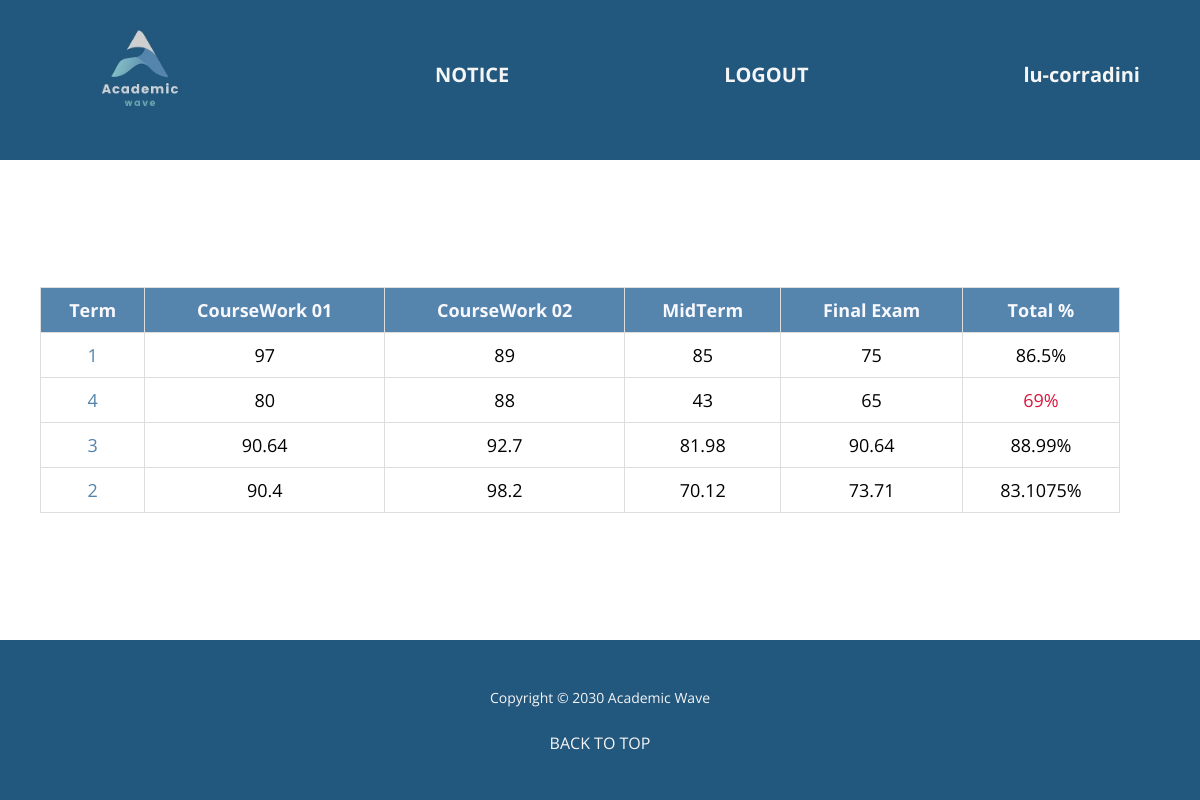
The app's page /studentGrades.php (signed in) with its own data.
### tables this page shows
CREATE TABLE `grades` (
  `gradeId` int(11) NOT NULL,
  `stuId` int(11) DEFAULT NULL,
  `courseId` int(11) DEFAULT NULL,
  `term` int(11) NOT NULL,
  `courseWork_1` float(4,2) DEFAULT NULL,
  `courseWork_2` float(4,2) DEFAULT NULL,
  `midTerm` float(4,2) DEFAULT NULL,
  `finalExam` float(4,2) DEFAULT NULL
);

### inc/Utilities/PDOServices.class.php (called while the page is built, shortened)
<?php
class PDOServices  {
    private $host = DB_HOST;
    private $user = DB_USER;
    private $password = DB_PASS;
    private $dbname = DB_NAME;
    private $className = "";
    private $stmt = "";
    private $pdo = "";
    public function __construct(string $className)  {
            $this->className = $className;
            $this->dsn = 'mysql:host='. $this->host .';dbname='.$this->dbname;
            $options = array(
                PDO::ATTR_PERSISTENT => true,
                PDO::ATTR_ERRMODE => PDO::ERRMODE_EXCEPTION
            );
            try {
                $this->pdo = new PDO($this->dsn, $this->user, $this->password, $options);
            } catch (Exception $ex) {
                $this->error = $ex->getMessage();
                echo $this->error;
        }
    }
    public function query(string $query)    {
        $this->stmt  = $this->pdo->prepare($query);
    }
    public function bind($param, $value, $type = null){
        if (is_null($type)) {
            switch (true) {
                case is_int($value):
                $type = PDO::PARAM_INT;
                break;
                }
        }
        $this->stmt->bindValue($param, $value, $type);
    }
    public function execute($data = null)   {
        if (is_null($data)) {
            return $this->stmt->execute();
        } else {
            return $this->stmt->execute($data);
        }
    }
    public function getResultSet()  {
        return $this->stmt->fetchAll(PDO::FETCH_CLASS, $this->className);
    }
}
?>

### inc/Utilities/DAO/GradesDAO.class.php (called while the page is built, shortened)
<?php
class GradesDAO {
    private static $db;
    public static function init(){
        self::$db = new PDOServices("Grades");
    }
    public static function getStudentGrades( $stuId ){
        $sql = "SELECT * FROM grades WHERE stuId = :stuId";
        self::$db->query($sql);
        self::$db->bind(':stuId', $stuId);
        self::$db->execute();
        return self::$db->getResultSet();
    }
}

### inc/Entities/Students.class.php (called while the page is built, shortened)
<?php
class Students{
    private int $stuId;
    public function getStudentId(){
        return $this->stuId;
    }
}

### inc/Entities/Grades.class.php (called while the page is built, shortened)
<?php
class Grades {
    private int $term;
    private float $courseWork_1;
    private float $courseWork_2;
    private float $midTerm;
    private float $finalExam;
    public function getTerm(){
        return $this->term;
    }
    public function getCourseWork_1(){
        return $this->courseWork_1;
    }
    public function getCourseWork_2(){
        return $this->courseWork_2;
    }
    public function getMidTerm(){
        return $this->midTerm;
    }
    public function getFinalExam(){
        return $this->finalExam;
    }
}

### inc/Student_page.class.php (the view, shortened to what this page needs)
<?php
class Student_Page{
    public static function studentHead($css){
        $studentHead = '
        <!DOCTYPE html>
        <html lang="en">
        <head>
            <meta charset="UTF-8">
            <meta http-equiv="X-UA-Compatible" content="IE=edge">
            <meta name="viewport" content="width=device-width, initial-scale=1.0">
            <title>Student Login Page</title>
            <link rel="stylesheet" href="./css/'.$css.'">
        </head>
        <body>
        ';
        return $studentHead;
    }
    public static function studentGrades($studentGrades){
        $gradesTable = '
            <main>
            <table class="studentGrades-Table">
            <thead>
                <tr>
                    <th>Term</th>
                    <th>CourseWork 01</th>
                    <th>CourseWork 02</th>
                    <th>MidTerm</th>
                    <th>Final Exam</th>
                    <th> Total % </th>
                </tr>
            </thead>
            <tbody>';
            $gradesRows = '';
            foreach($studentGrades as $grade) {
                $gradesRows .= self::gradesRow($grade);
            }
            $gradesTable .= $gradesRows;
            $gradesTable .= '
            </tbody>
        </table>
        ';
        return $gradesTable;
    }
    public static function gradesRow($grade) {
        $average = ($grade->getCourseWork_1() + $grade->getCourseWork_2() + $grade->getMidTerm() + $grade->getFinalExam()) / 4;
        $averagePercentage = ($average / 100) * 100;
        $color = ($averagePercentage < 70) ? 'crimson' : '';
        $gradesRow = '
            <tr>
            <td>'.$grade->getTerm().'</td>
                <td>'.$grade->getCourseWork_1().'</td>
                <td>'.$grade->getCourseWork_2().'</td>
                <td>'.$grade->getMidTerm().'</td>
                <td>'.$grade->getFinalExam().'</td>
                <td style="color:'.$color.'">'.$averagePercentage.'%</td>
            </tr>
        ';
        return $gradesRow;
    }
    public static function studentFooter(){
        $studentFooter = '
            </main>
            </body>
        </html>
        ';
        return $studentFooter;
    }
}
?>

### css/studentGrades.css (style rules this page uses)
* { margin: unset; padding: 0; font-family: 'Montserrat', sans-serif; }
html, body { height: 100%; margin: 0; padding: 0; display: flex; flex-direction: column; }
main { flex: 1; font-size: 18px; display: flex; flex-direction: column; justify-content: center; align-items: center; width: 90%; padding-left: 5vh; padding-top: 5vh; padding-bottom: 5vh; }
.studentGrades-Table { text-align: center; width: 100%; border-collapse: collapse; }
.studentGrades-Table th, .studentGrades-Table td { padding: 10px; border: 1px solid #ddd; }
.studentGrades-Table th { background-color: #5584AC; color: ghostwhite; text-align: center; }
.studentGrades-Table td:first-child { color: #5584AC; }

### css/home-style.css (style rules this page uses)
* { padding: 0; margin: 0; font-family: 'Montserrat', sans-serif; }

### css/headerfooter.css (style rules this page uses)
* { margin: 0; padding: 0; font-family: "Open Sans", sans-serif; }
html { scroll-behavior: smooth; }
a { text-decoration: none; }
.homeHeader a, .userHeader a { color: whitesmoke; font-size: 20px; }
.homeHeader h5 { color: whitesmoke; font-size: 24px; }

### records on screen
grades: term "1", courseWork_1 "97", courseWork_2 "89", midTerm "85", finalExam "75", averagePercentage "86.5"
grades: term "4", courseWork_1 "80", courseWork_2 "88", midTerm "43", finalExam "65", averagePercentage "69"
grades: term "3", courseWork_1 "90.64", courseWork_2 "92.7", midTerm "81.98", finalExam "90.64", averagePercentage "88.99"
grades: term "2", courseWork_1 "90.4", courseWork_2 "98.2", midTerm "70.12", finalExam "73.71", averagePercentage "83.1075"

### other values on screen
$link01 "NOTICE"
$link02 "LOGOUT"
$banner "lu-corradini"
